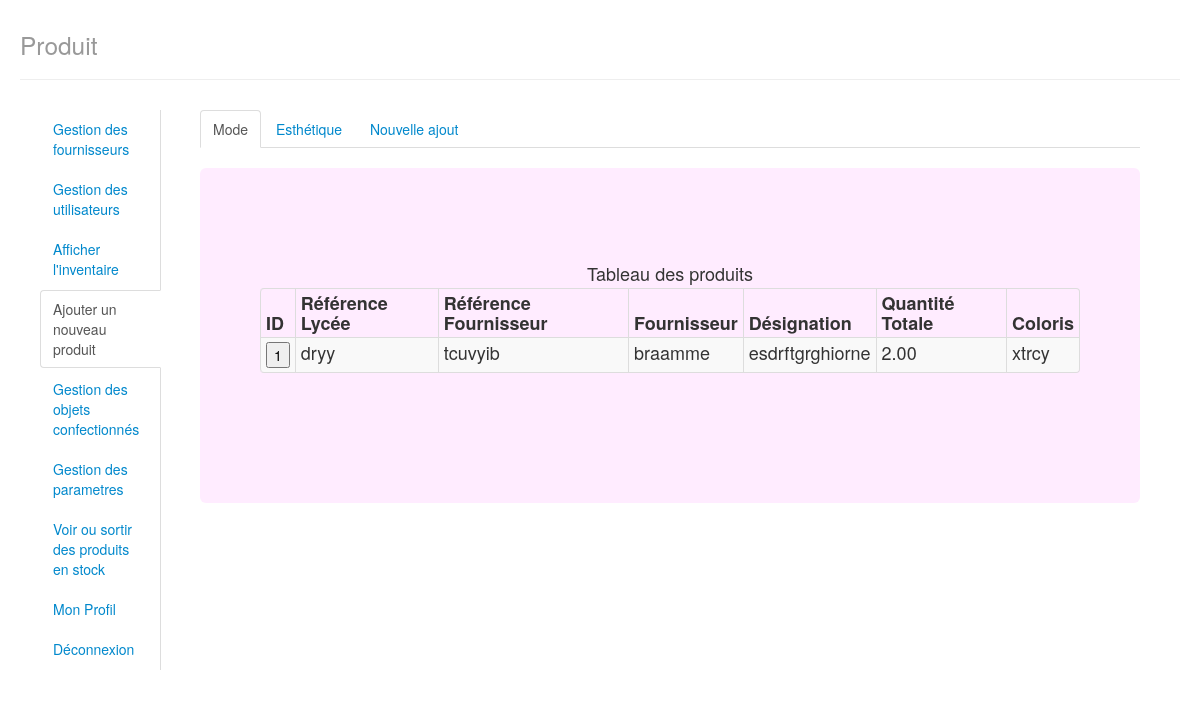
Page /newProduit.php (signed in) on the earlier database version.
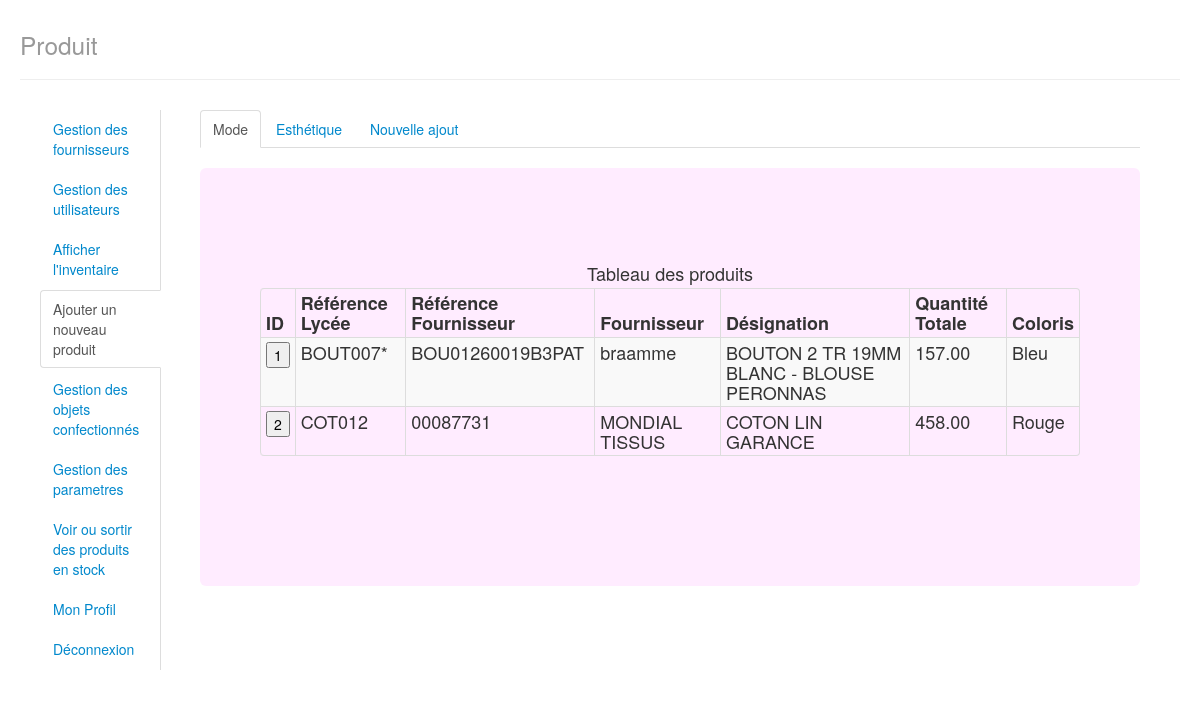
Same page on the later database version.
### tables this page shows
CREATE TABLE IF NOT EXISTS `menu` (
  `Idtype` int(3) NOT NULL,
  `IdLien` int(3) NOT NULL,
  PRIMARY KEY (`Idtype`,`IdLien`),
  KEY `IdLien` (`IdLien`)
);

CREATE TABLE IF NOT EXISTS `lien` (
  `Id` int(3) NOT NULL AUTO_INCREMENT,
  `Adresse` char(30) NOT NULL,
  `Details` char(60) NOT NULL,
  PRIMARY KEY (`Id`)
);

CREATE TABLE IF NOT EXISTS `produit` (
  `RefLycee` varchar(30) NOT NULL,
  `Id` int(3) NOT NULL,
  `RefFournisseur` varchar(30) NOT NULL,
  `Designation` varchar(100) NOT NULL,
  `IdUniteAchat` int(3) NOT NULL,
  `IdFournisseur` int(3) NOT NULL,
  `QuantiteTotal` decimal(10,2) NOT NULL,
  `Obselete` tinyint(1) NOT NULL,
  `StockAlerte` int(2) NOT NULL,
  `PUTTCPondere` decimal(10,2) NOT NULL,
  `Coloris` char(15) NOT NULL,
  `IdSection` int(3) NOT NULL,
  `StockInitial` int(2) NOT NULL,
  `PondereInitial` decimal(10,2) NOT NULL,
  PRIMARY KEY (`RefLycee`),
  KEY `IdFournisseur` (`IdFournisseur`),
  KEY `IdSection` (`IdSection`),
  KEY `IdUniteAchat` (`IdUniteAchat`)
);

CREATE TABLE IF NOT EXISTS `fournisseurs` (
  `Id` int(3) NOT NULL AUTO_INCREMENT,
  `Nom` char(30) NOT NULL,
  PRIMARY KEY (`Id`)
);

### connexion.php (called while the page is built, shortened)
<?php
function connexion_base($annee)
{
    try
    {
        $bdd = new PDO('mysql:host=localhost;dbname='.$annee.'','root','') or die(print_r($bdd->errorInfo()));
        $bdd->setAttribute(PDO::ATTR_ERRMODE, PDO::ERRMODE_EXCEPTION);
        $bdd->exec('SET NAMES utf8');
        return $bdd;
    }
    catch(Exception $e)
    {
        die('erreur: ' . $e->getMessage());
    }
}
?>

### menu.class.php (called while the page is built, shortened)
<?php
class Menu
{
    private  static $bdd;
    function __construct()
    {
        Menu::$bdd=connexion_base($_SESSION['annee']);
        Menu::$bdd->query("SET CHARACTER SET utf8");
    }
    function affiche_menu()
    {
        $req="SELECT * From typeuser INNER JOIN menu ON typeuser.Id=menu.Idtype INNER JOIN lien ON menu.IdLien=lien.Id WHERE typeuser.Id=".$_SESSION['type'].";" ;
        $rs = Menu::$bdd->query($req);
        return $result = $rs->fetchAll();
    }
}
?>

### produit.class.php (called while the page is built, shortened)
<?php
include('connexion.php');
    class Produit
{
        private  static $bdd;
	public function __construct()
       {
            Produit::$bdd=connexion_base($_SESSION['annee']);
            Produit::$bdd->query("SET CHARACTER SET utf8");
	}
        public function GetValorisationStockMODE()
        {
            try
           {
            $requete = "SELECT Produit.Id, RefLycee, RefFournisseur, Fournisseurs.Nom, Designation, QuantiteTotal, PUTTCPondere, Coloris, PondereInitial,
                       (QuantiteTotal*PUTTCPondere) As Total From Produit inner join Fournisseurs on Produit.IdFournisseur = Fournisseurs.Id
                        Where IdSection = 2";
            $rs = Produit::$bdd->query($requete);
            return $laLigne = $rs->fetchAll();
           }
           catch (Exception $e)
           {
                echo 'Échec lors de la connexion : ' . $e->getMessage();
           }
        }
}
?>

### newProduit.php (the view, shortened to what the changed rows need)
<!DOCTYPE html>
<?php
include('produit.class.php');
$produit = new produit();
?>
<html>
    <head>
              <link rel="stylesheet"   media="screen" href="css/bootstrap-responsive.min.css">
        <link rel="stylesheet"   media="screen" href="css/bootstrap.min.css">
        <link rel="stylesheet" media="print" href="css/print.css" type="text/css">
    </head>
    <body>
        <div class="container-fluid">
            <div class="page-header">
                <h1><small>Produit</small></h1>
            </div>
            <?php include('Menu.php');
            $menu->Verifdroit($page['basename']);?>
            <div class="span12">
                <div class="tab-content">
                    <div class="tab-pane active">
                        <div class="hero-unit" style="background-color: #FFECFF">
                            <div class="row-fluid">
                                <form  method="GET" action="newProduit1.php">
                                <table class="table table-bordered table-striped table-condensed">
                                    <caption> Tableau des produits </caption>
                                <thead>
                                    <tr>
                                        <th>
                                            ID
                                        </th>
                                        <th>
                                            Référence Lycée
                                        </th>
                                        <th>
                                            Référence Fournisseur
                                        </th>
                                        <th>
                                            Fournisseur
                                        </th>
                                        <th>
                                            Désignation
                                        </th>
                                        <th>
                                            Quantité Totale
                                        </th>
                                        <th>
                                            Coloris
                                        </th>
                                    </tr>
                                </thead>
                                <tbody>
                                    <?php
                                        $Resultat = $produit->GetValorisationStockMODE();
                                        foreach ($Resultat as $value)
                                        {?>
                                                <tr>
                                                    <td>
                                                        <?php $idlien = $value["RefFournisseur"]; ?>
                                                        <?php $idid = $value['Id']; ?>
                                                        <?php $lien = "newProduit1.php?num=$idlien&id=$idid"; ?>
                                                        <input type="button" name="lien1" value="<?php echo $value["Id"] ?>" onclick="self.location.href='<?php echo $lien?>'">
                                                        <?php
                                                    echo "</td>";
                                                    echo "<td>";
                                                    echo $value["RefLycee"];
                                                    ?>
                                                    <?php
                                                    echo "</td>";
                                                    echo "<td>";
                                                    echo $value["RefFournisseur"];
                                                    ?>
                                                    <?php
                                                    echo "</td>";
                                                    echo "<td>";
                                                    echo $value["Nom"];
                                                    echo "</td>";
                                                    echo "<td>";
                                                    echo $value["Designation"];
                                                    echo "</td>";
                                                    echo "<td>";
                                                    echo $value["QuantiteTotal"];
                                                    echo "</td>";
                                                    echo "<td>";
                                                    echo $value["Coloris"];
                                                    echo "</td>";
                                                echo "</tr>";
                                        }
                                    ?>
                                </tbody>
                                    <br>
                                </table>
                                <br>
                                </form>
                            </div>
                        </div>
                    </div>
                </div>
                </div>
        </div>
    </body>
</html>

### Menu.php (shortened to what the changed rows need)
<!DOCTYPE html>
<?php
include('menu.class.php');
?>
        <div class="menu">
<div class="span2 tabbable tabs-left full-height">
    <ul class='nav nav-tabs full-height' id="TabModal">
                    <?php
                    $page= pathinfo($_SERVER['PHP_SELF']);
                    $menu=new Menu();
                    $lesMenus=$menu->affiche_menu();
                    foreach ($lesMenus as $UnMenu)
                     {
                        ?><li <?php if($page['basename']==$UnMenu['Adresse']) {echo "class='active'";}?>><a href="<?php echo $UnMenu['Adresse']?>"><?php echo $UnMenu['Details']?></a></li>
                        <?php
                     }?>
    </ul>
</div>
        </div>

Differences in the rows shown:
removed produit: lien1 "1", RefLycee "dryy", RefFournisseur "tcuvyib", IdFournisseur.Nom "braamme", Designation "esdrftgrghiorne", QuantiteTotal "2.00", Coloris "xtrcy"
added produit: lien1 "1", RefLycee "BOUT007*", RefFournisseur "BOU01260019B3PAT", IdFournisseur.Nom "braamme", Designation "BOUTON 2 TR 19MM BLANC - BLOUSE PERONNAS", QuantiteTotal "157.00", Coloris "Bleu"
added produit: lien1 "2", RefLycee "COT012", RefFournisseur "00087731", IdFournisseur.Nom "MONDIAL TISSUS", Designation "COTON LIN GARANCE", QuantiteTotal "458.00", Coloris "Rouge"
